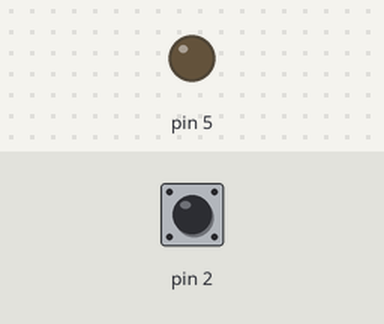
A program run on a simulated Arduino Nano, built with avr-gcc and run on an emulated ATmega328P. On the bench: output pins drawn as LEDs (lit = HIGH). The inputs (shaded band) are chosen by the test bench; at power-on: pin 2 HIGH.

Above: at 1.2 s.
1.3 s: pin 2 pulled LOW for 0.15 s
At 2.4 s:
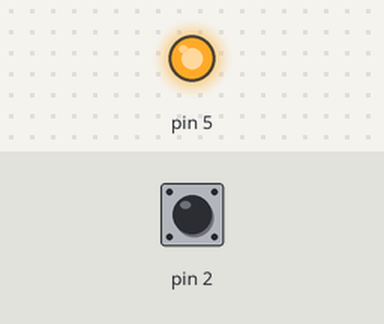
2.9 s: pin 2 pulled LOW for 1 s
At 3.6 s:
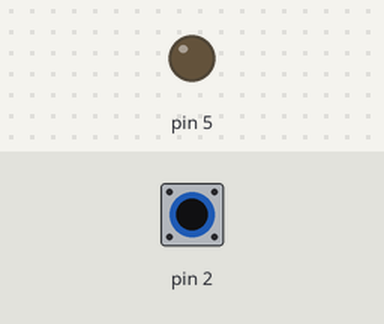
5.4 s: pin 2 pulled LOW for 3.2 s
At 6.7 s:
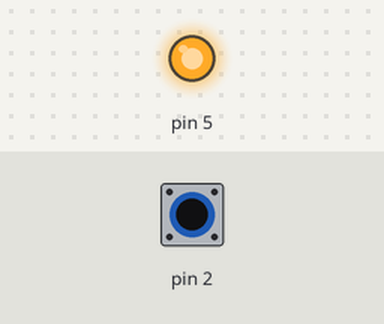
Timing chart, 0 to 8.4 s (numbered marks = the images above; inputs shaded):
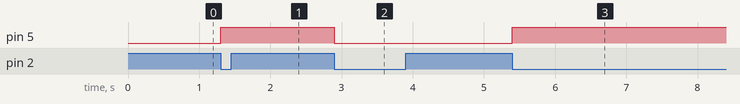

Measured:
- after the input at 1.3 s, pin 5: LOW → HIGH at once
- after the input at 2.9 s, pin 5: HIGH → LOW at once
- after the input at 5.4 s, pin 5: LOW → HIGH at once

The program:

main.cpp
```cpp
#include <Arduino.h>

void setup() {
  // We must first desable all interruption to pass through configuration correctly
  cli(); // disable global interrupts:

  // We define INT0 as input - Pin:D2 Arduino - PD2
  DDRD &= ~(1 << DDD2); // Low

  // We put the pin as pull up
  PORTD |= (1 << PORTD2); // High

  // Enable interruption
	EIMSK |= (1 << INT0); // Pino 19
  // Ajustamos o pino para ativar na descida já que existe um pull-up em hardware
  EICRA |= (1 << ISC01); // High
  EICRA &= ~(1 << ISC00); // Low

  // We define pin D5 (Arduino as output) PD5
  DDRD |= (1 << DDD5); // High

  sei(); // enable global interrupts:
}

void loop() {

}

// We now configure what happens the external interruption is generated
ISR(INT0_vect, ISR_BLOCK){ // Block means that no other interruption is allowed while inside the loop.
   // We just change a pin state. Lets just use pin 20 (SDA/INT1) PD1
   PORTD ^= (1 <<PORTD5);
}
```
